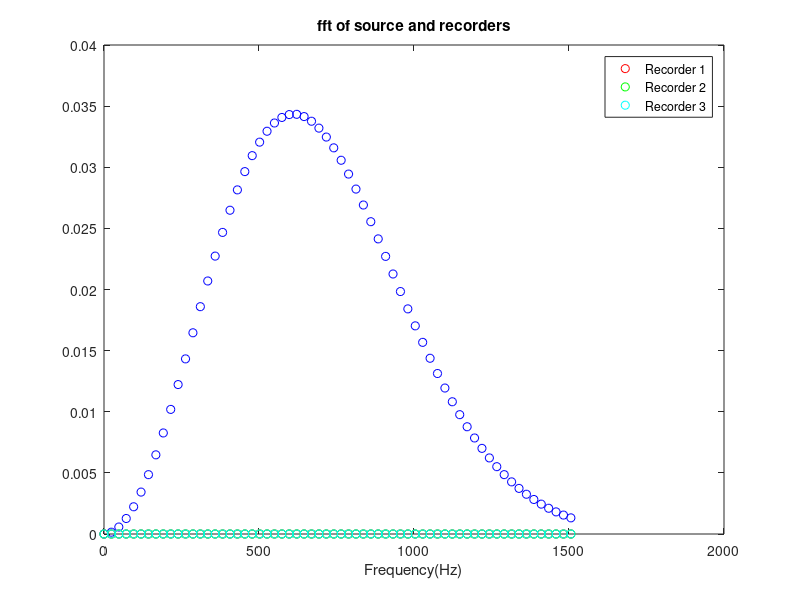
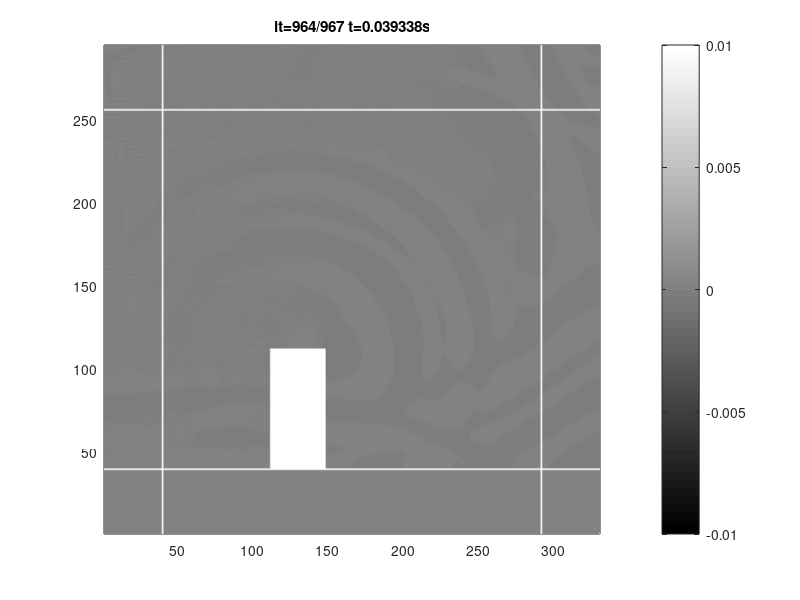

Reproduce these figures in MATLAB, in order. (Note: this script raises an error after producing the figures.)
function return_args=free_space(ifshow,k_max,m,fp,if_free)
if nargin<1
    close all
    clc
    ifshow=1;
    fp=68*9;
    k_max=5637*fp/500;
    m=1.4;
    if_free=0;
end
%% INITIALIZATION OF GRID AND SIMULATING PARAMETERS
c=340;          % Speed of sound
lp=c/fp;        % Associated wavelength with peak frequency
md=1;           % dr=md/fp
d=1.0;          % d distance in exercise (in m)
dx=c/fp/20;     % Spatial discretisation step, at least 20 samples
                % per wavelength
nd=ceil(d/dx);  % number of grids in d.
if mod(nd,2)==1 % nd should be even, because nd/2 is needed.
    nd=nd+1;
end
dx=d/nd;             % Recalculate dx
dy=dx;               % Same grid in x,y
np=lp/dx;            % Does not need to be integer
nx=7*nd+1;           % Number of cells in x direction
ny=6*nd+1;           % Number of cells in y direction
npml=40;             % Number of cells in PML
xdim=nx-2+2*npml;    % Total number of columns
ydim=ny-2+2*npml;    % Total number of rows
cn=1/sqrt(2);
dt=cn*dx/c/sqrt(2);  % Time step
cdtdx=c*dt/dx;       % c * dt / dx. Needed for ricker wavelet
nt=round(2*md/(fp*dt)+...
         sqrt(xdim^2+ydim^2)/cdtdx);%Number of time steps
%%% FFT INITIALIZATIONS
fmax=1/(2*dt);       % Maximum frequency in fft
NFFT=2^nextpow2(nt);
disp(['fp=',num2str(fp),' d=',num2str(d),' m'])
disp(['nx=',num2str(nx),' dx=',num2str(dx),' nt=',num2str(nt)])
%% OTHER INITIALIZATIONS
col_s=npml+nd;       % X location of source
row_s=npml+ny-1-nd/2;% Y location of source
col_r1=col_s+3*nd;   % X location of recorder1
col_r2=col_r1+nd;    % X location of recorder2
col_r3=col_r2+nd;    % X location of recorder3
source=arrayfun(@(it)ricker_wavelet(cdtdx,np,it,md),1:nt);
r1=zeros(nt,1);      % Recorder1 Pre alocation
r2=r1;               % Recorder2 Pre alocation
r3=r2;               % Recorder3 Pre alocation
fft_source=fft(source,NFFT)/nt; 
f=fmax*linspace(0,1,NFFT/2+1)';
f=f(f<2.5*fp);
fft_source=abs(fft_source(1:length(f)))';
if ifshow
    figure(1)% to show the fft of source
    plot(f,2*fft_source,'bo')
    xlabel('Frequency(Hz)')
    title('fft of source and recorders')
end
% Defining the fields
ox=zeros(ydim,xdim);
oy=ox;
p=ox;
px=spalloc(ydim,xdim,2*npml*ydim+(nx-2)*2*npml);
py=px; % px and py are sparse. They fit around p.
% Frame is just made to better see the boundaries and source
% Frame is prealocated for more elements that actually needed.
frame=sparse(ydim,xdim,3*ydim+3*xdim);
frame(npml,:)=1;frame(ny+npml-1,:)=1;
frame(:,npml)=1;frame(:,nx+npml-1)=1;
frame(npml+ny-2*nd-1:npml+ny-1,npml+2*nd:npml+3*nd)=1;
%% INITIALIZING THE DAMPING MATRICES
% Starting out with the ox and oy...
KO_x=spalloc(ydim,xdim,(2*npml-1)*ydim);
KO_y=spalloc(ydim,xdim,npml*xdim);
dpml=npml-0.5;%maximum length of PML
dist=(0.5:1:dpml);%All Os have 0.5 offset.
base_damp=repmat(k_max*(dist'/dpml).^m,1,xdim);
KO_y(1:npml,:)=flipud(base_damp);%Top PML - OY
KO_y(end-npml+2:end,:)=base_damp(1:end-1,:); % Bottom PML - OY
base_damp=repmat(k_max*(dist/npml).^m,ydim,1);%needed for Ox
KO_x(:,end-npml+1:end)=base_damp;%right part of Ox
% The left part of Ox has 1 element less
KO_x(:,1:npml-1)=fliplr(base_damp(:,1:end-1));
% Now calculating the damping matrices for p.
KP_x=spalloc(ydim,xdim,2*npml*ydim);
KP_y=spalloc(ydim,xdim,npml*ydim);
dist=(0:npml-1);% Here there is no offset.
base_damp=repmat(k_max*(dist'/dpml).^m,1,xdim);
KP_y(end-npml+1:end,:)=base_damp;
KP_y(1:npml,:)=flipud(base_damp);
base_damp=repmat(k_max*(dist/dpml).^m,ydim,1);%needed for px
KP_x(:,1:npml)=fliplr(base_damp);
KP_x(:,end-npml+1:end)=base_damp;
% Construction of some needed constant matrices in update equations.
KO_x_o=(1-KO_x*dt/2)./(1+KO_x*dt/2);%Multiplied by previous ox
KO_x_p=dt/dx./(1+KO_x*dt/2);%Multiplied by p.
KO_y_o=(1-KO_y*dt/2)./(1+KO_y*dt/2);%Multiplied by previous oy
KO_y_p=dt/dy./(1+KO_y*dt/2);%Multiplied by p.
KP_x_o=c^2*dt/dx;
KP_x_p=1-KP_x*dt;
KP_y_o=c^2*dt/dy;
KP_y_p=1-KP_y*dt;
%% TIME STEPPING ITERATION
if ifshow;
    figure(2);
end
display='it=0/nt t=0.000000';
fprintf(display);
for it=1:nt
    t=(it-1)*dt;
    fprintf(repmat('\b',1,length(display)))
    display=sprintf('it=%d/%d t=%.6fs',it,nt,t);
    fprintf(sprintf(display))
    p(row_s,col_s)=p(row_s,col_s)+source(it);
    r1(it)=p(row_s,col_r1);
    r2(it)=p(row_s,col_r2);
    r3(it)=p(row_s,col_r3);
    
    % Update Equations
    ox=fin_diff([p+px+py,zeros(ydim,1)],ox,'x',KO_x_p,KO_x_o);
    oy=fin_diff([zeros(1,xdim);p+px+py],oy,'y',KO_y_p,KO_y_o);
    p=fin_diff([ox(:,1),ox],px+p,'x',KP_x_o,KP_x_p);

    px(:,[1:npml,nx+npml-1:end])=p(:,[1:npml,nx+npml-1:end]);
    px([1:npml,ny+npml-1:end],:)=p([1:npml,ny+npml-1:end],:);
    p(:,[1:npml,nx+npml-1:end])=0;
    p([1:npml,ny+npml-1:end],:)=0;
    
    p=fin_diff([oy;zeros(1,xdim)],py+p,'y',KP_y_o,KP_y_p);
    
    py(:,[1:npml,nx+npml-1:end])=p(:,[1:npml,nx+npml-1:end]); %#ok<*SPRIX>
    py([1:npml,ny+npml-1:end],:)=p([1:npml,ny+npml-1:end],:); %#ok<SPRIX>
    p(:,[1:npml,nx+npml-1:end])=0;
    p([1:npml,ny+npml-1:end],:)=0;
    
    % Boundries
    if ~if_free
        p (npml+ny-1,:)=0;
        px(npml+ny-1,:)=0;
        py(npml+ny-1,:)=0;
        p (npml+ny-2*nd-1:npml+ny-1,npml+2*nd:npml+3*nd)=0; % Thick
                                                            % Wall
    end
  
    if ifshow && mod(it,4)==0;
        set(gca,'nextplot','replacechildren')%For better movie quality     
        %set(gca,'LooseInset',get(gca,'TightInset'))%Discard white space
        pcolor(flipud(p+px+py+frame));
        colormap ('gray')
        shading interp
        caxis([-.01 .01])%Assuming A=1
        colorbar
        xlim([1 xdim])
        ylim([1 ydim])
        title(display)
        getframe();
    end
end
fprintf('\n')
%% POST PROCESSING
return_args=struct('f',0,'r1',0,'r2',0,'r3',0,'E',0);
% Calculate remaining energy
ox=ox(npml:end-npml+1,npml:end-npml+1);
oy=oy(npml:end-npml+1,npml:end-npml+1);
energy=sum(sum(ox.^2+oy.^2));
return_args.E=energy;

% Calculate fft
fft_r1=fft(r1,NFFT)/nt;
fft_r2=fft(r2,NFFT)/nt;
fft_r3=fft(r3,NFFT)/nt;
fft_r1=abs(fft_r1(1:length(f)));
fft_r2=abs(fft_r2(1:length(f)));
fft_r3=abs(fft_r3(1:length(f)));
% Plot FFT of recorders if requested
if ifshow
    figure(1);%Back to fft plot
    hold on
    h1=plot(f,2*fft_r1,'ro');
    h2=plot(f,2*fft_r2,'go');
    h3=plot(f,2*fft_r3,'co');
    legend([h1,h2,h3],'Recorder 1','Recorder 2','Recorder 3','Location',...
           'NorthEast')
end
% Fit curve using spline
ft=fittype('splineinterp');
opts=fitoptions(ft);
opts.Normalize = 'on';
[f,fft_r1]=prepareCurveData(f,fft_r1);
[f,fft_r2]=prepareCurveData(f,fft_r2);
[f,fft_r3]=prepareCurveData(f,fft_r3);
[f,fft_source]=prepareCurveData(f,fft_source);
fit_r1=fit(f,fft_r1,ft,opts);
fit_r2=fit(f,fft_r2,ft,opts);
fit_r3=fit(f,fft_r3,ft,opts);
fit_source=fit(f,fft_source,ft,opts);
if ifshow
    figure(1);%Back to fft plot
    hold on
    plot(f,2*fit_r1(f),'r');
    plot(f,2*fit_r2(f),'g');
    plot(f,2*fit_r3(f),'c');
end
f=linspace(0.5*fp,1.5*fp,101);
f=f(1:end-1);
return_args.f=f;
return_args.r1=fit_r1(f)./fit_source(f);
return_args.r2=fit_r2(f)./fit_source(f);
return_args.r3=fit_r3(f)./fit_source(f);
end

function value=ricker_wavelet(cdtdx,np,it,md)
    value=pi^2*(cdtdx*it/np-md)^2;
    value=(1-2*value)*exp(-value);
end

function b=fin_diff(a,b,direction,scale_a,scale_b)
    switch direction
      case 'x'
        cols=1:size(b,2);
        b=full(scale_b.*b-scale_a.*(a(:,cols+1)-a(:,cols)));
      case 'y'
        rows=1:size(b,1);
        b=full(scale_b.*b-scale_a.*(a(rows,:)-a(rows+1,:)));
    end
end

